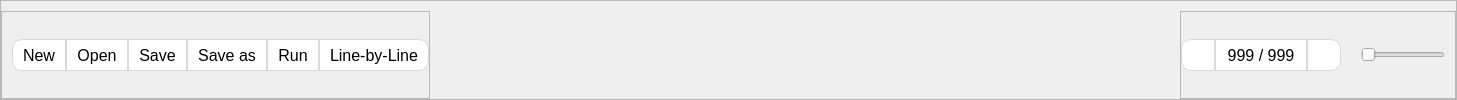
       <widget class="QFrame" name="toolbarFrame">
        <property name="sizePolicy">
         <sizepolicy hsizetype="Preferred" vsizetype="Fixed">
          <horstretch>0</horstretch>
          <verstretch>0</verstretch>
         </sizepolicy>
        </property>
        <property name="styleSheet">
         <string notr="true"/>
        </property>
        <property name="frameShape">
         <enum>QFrame::StyledPanel</enum>
        </property>
        <property name="frameShadow">
         <enum>QFrame::Raised</enum>
        </property>
        <layout class="QHBoxLayout" name="horizontalLayout_5">
         <property name="spacing">
          <number>0</number>
         </property>
         <property name="leftMargin">
          <number>0</number>
         </property>
         <property name="topMargin">
          <number>10</number>
         </property>
         <property name="rightMargin">
          <number>0</number>
         </property>
         <property name="bottomMargin">
          <number>0</number>
         </property>
         <item>
          <widget class="QFrame" name="primaryButtonsFrame">
           <property name="styleSheet">
            <string notr="true">QPushButton {
	border: 1px solid #D9D9D9;
	padding-left: 10px;
	padding-right: 10px;
	height: 30px;
	margin-left: 0px;
	margin-right: 0px;

	background-color: #FFFFFF;
	font-family: &quot;Calibri&quot;;
	font-size: 16px;
}

QPushButton:hover {
	background-color: #CCE8FF;
}

QPushButton:pressed  { 
	background-color: #008FFF; 
}</string>
           </property>
           <property name="frameShape">
            <enum>QFrame::StyledPanel</enum>
           </property>
           <property name="frameShadow">
            <enum>QFrame::Raised</enum>
           </property>
           <layout class="QHBoxLayout" name="horizontalLayout_3">
            <property name="spacing">
             <number>0</number>
            </property>
            <property name="leftMargin">
             <number>10</number>
            </property>
            <property name="topMargin">
             <number>0</number>
            </property>
            <property name="rightMargin">
             <number>0</number>
            </property>
            <property name="bottomMargin">
             <number>0</number>
            </property>
            <item>
             <widget class="QPushButton" name="newButton">
              <property name="styleSheet">
               <string notr="true">QPushButton {
	border-top-left-radius: 10px;
	border-bottom-left-radius: 10px;
}</string>
              </property>
              <property name="text">
               <string>New</string>
              </property>
              <property name="icon">
               <iconset resource="../resources.qrc">
                <normaloff>:/icons/icons/note_add_black_24dp.svg</normaloff>:/icons/icons/note_add_black_24dp.svg</iconset>
              </property>
              <property name="iconSize">
               <size>
                <width>16</width>
                <height>16</height>
               </size>
              </property>
             </widget>
            </item>
            <item>
             <widget class="QPushButton" name="openButton">
              <property name="text">
               <string>Open</string>
              </property>
              <property name="icon">
               <iconset resource="../resources.qrc">
                <normaloff>:/icons/icons/source_black_24dp.svg</normaloff>:/icons/icons/source_black_24dp.svg</iconset>
              </property>
              <property name="iconSize">
               <size>
                <width>16</width>
                <height>16</height>
               </size>
              </property>
             </widget>
            </item>
            <item>
             <widget class="QPushButton" name="saveButton">
              <property name="text">
               <string>Save</string>
              </property>
              <property name="icon">
               <iconset resource="../resources.qrc">
                <normaloff>:/icons/icons/save_black_24dp.svg</normaloff>:/icons/icons/save_black_24dp.svg</iconset>
              </property>
              <property name="iconSize">
               <size>
                <width>16</width>
                <height>16</height>
               </size>
              </property>
             </widget>
            </item>
            <item>
             <widget class="QPushButton" name="saveAsButton">
              <property name="text">
               <string>Save as</string>
              </property>
              <property name="icon">
               <iconset resource="../resources.qrc">
                <normaloff>:/icons/icons/save_black_24dp.svg</normaloff>:/icons/icons/save_black_24dp.svg</iconset>
              </property>
              <property name="iconSize">
               <size>
                <width>16</width>
                <height>16</height>
               </size>
              </property>
             </widget>
            </item>
            <item>
             <widget class="QPushButton" name="runButton">
              <property name="text">
               <string>Run</string>
              </property>
              <property name="icon">
               <iconset resource="../resources.qrc">
                <normaloff>:/icons/icons/play_circle_black_24dp.svg</normaloff>:/icons/icons/play_circle_black_24dp.svg</iconset>
              </property>
              <property name="iconSize">
               <size>
                <width>16</width>
                <height>16</height>
               </size>
              </property>
             </widget>
            </item>
            <item>
             <widget class="QPushButton" name="lineByLineButton">
              <property name="styleSheet">
               <string notr="true">QPushButton {
	border-top-right-radius: 10px;
	border-bottom-right-radius: 10px;
}</string>
              </property>
              <property name="text">
               <string>Line-by-Line</string>
              </property>
              <property name="icon">
               <iconset resource="../resources.qrc">
                <normaloff>:/icons/icons/playlist_play_black_24dp.svg</normaloff>:/icons/icons/playlist_play_black_24dp.svg</iconset>
              </property>
              <property name="iconSize">
               <size>
                <width>16</width>
                <height>16</height>
               </size>
              </property>
             </widget>
            </item>
           </layout>
          </widget>
         </item>
         <item>
          <spacer name="horizontalSpacer">
           <property name="orientation">
            <enum>Qt::Horizontal</enum>
           </property>
           <property name="sizeHint" stdset="0">
            <size>
             <width>750</width>
             <height>20</height>
            </size>
           </property>
          </spacer>
         </item>
         <item>
          <widget class="QFrame" name="lineByLineFrame">
           <property name="styleSheet">
            <string notr="true">QFrame {
	max-width: 340px;
}</string>
           </property>
           <property name="frameShape">
            <enum>QFrame::StyledPanel</enum>
           </property>
           <property name="frameShadow">
            <enum>QFrame::Raised</enum>
           </property>
           <layout class="QHBoxLayout" name="horizontalLayout_4">
            <property name="spacing">
             <number>0</number>
            </property>
            <property name="leftMargin">
             <number>0</number>
            </property>
            <property name="topMargin">
             <number>0</number>
            </property>
            <property name="rightMargin">
             <number>10</number>
            </property>
            <property name="bottomMargin">
             <number>0</number>
            </property>
            <item>
             <widget class="QPushButton" name="lastButton">
              <property name="styleSheet">
               <string notr="true">QPushButton {
	border: 1px solid #D9D9D9;
	border-top-left-radius: 10px;
	border-bottom-left-radius: 10px;
	min-width: 32px;
	max-width: 32px;
	height: 30px;
	margin-left: 0px;
	margin-right: 0px;

	background-color: #FFFFFF;
	font-family: &quot;Calibri&quot;;
	font-size: 16px;
}

QPushButton:hover {
	background-color: #CCE8FF;
}

QPushButton:pressed  { 
	background-color: #008FFF; 
}</string>
              </property>
              <property name="text">
               <string/>
              </property>
              <property name="icon">
               <iconset resource="../resources.qrc">
                <normaloff>:/icons/icons/fast_rewind_black_24dp.svg</normaloff>:/icons/icons/fast_rewind_black_24dp.svg</iconset>
              </property>
              <property name="iconSize">
               <size>
                <width>16</width>
                <height>16</height>
               </size>
              </property>
             </widget>
            </item>
            <item>
             <widget class="QPushButton" name="stepButton">
              <property name="styleSheet">
               <string notr="true">QPushButton {
	border: 1px solid #D9D9D9;
	height: 30px;
	max-width: 90px;
	min-width: 90px;
	margin-left: 0px;
	margin-right: 0px;

	background-color: #FFFFFF;
	font-family: &quot;Calibri&quot;;
	font-size: 16px;
}

QPushButton:pressed  { 
	background-color: #008FFF; 
}</string>
              </property>
              <property name="text">
               <string>999 / 999</string>
              </property>
             </widget>
            </item>
            <item>
             <widget class="QPushButton" name="nextButton">
              <property name="styleSheet">
               <string notr="true">QPushButton {
	border: 1px solid #D9D9D9;
	border-top-right-radius: 10px;
	border-bottom-right-radius: 10px;	
	min-width: 32px;
	max-width: 32px;
	height: 30px;
	margin-left: 0px;
	margin-right: 20px;

	background-color: #FFFFFF;
	font-family: &quot;Calibri&quot;;
	font-size: 16px;
}

QPushButton:hover {
	background-color: #CCE8FF;
}

QPushButton:pressed  { 
	background-color: #008FFF; 
}</string>
              </property>
              <property name="text">
               <string/>
              </property>
              <property name="icon">
               <iconset resource="../resources.qrc">
                <normaloff>:/icons/icons/fast_forward_black_24dp.svg</normaloff>:/icons/icons/fast_forward_black_24dp.svg</iconset>
              </property>
              <property name="iconSize">
               <size>
                <width>16</width>
                <height>16</height>
               </size>
              </property>
             </widget>
            </item>
            <item>
             <widget class="QSlider" name="stepSlider">
              <property name="styleSheet">
               <string notr="true">QSlider {
	min-width: 50px;
	max-width: 150px;
}</string>
              </property>
              <property name="orientation">
               <enum>Qt::Horizontal</enum>
              </property>
             </widget>
            </item>
           </layout>
          </widget>
         </item>
        </layout>
       </widget>
